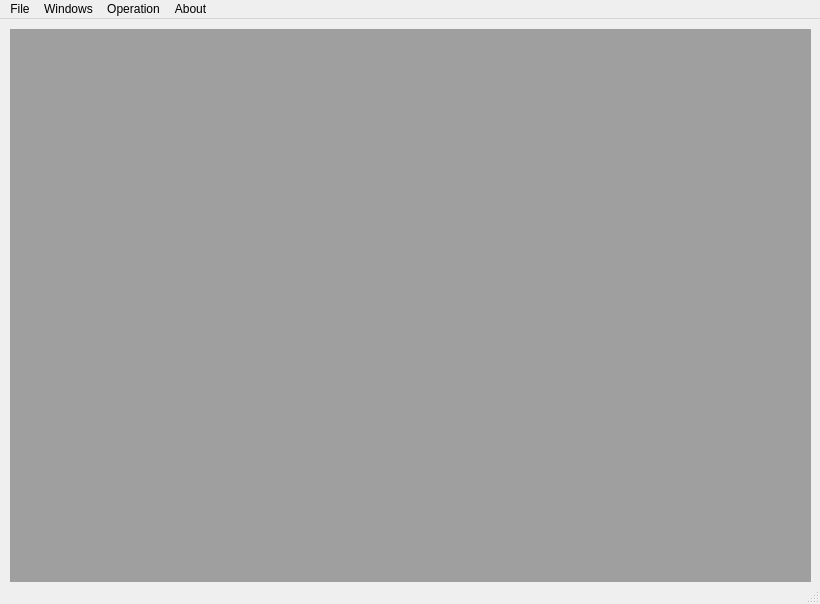
<?xml version="1.0" encoding="UTF-8"?>
<ui version="4.0">
 <class>MainWindow</class>
 <widget class="QMainWindow" name="MainWindow">
  <property name="geometry">
   <rect>
    <x>0</x>
    <y>0</y>
    <width>820</width>
    <height>604</height>
   </rect>
  </property>
  <property name="windowTitle">
   <string>MainWindow</string>
  </property>
  <widget class="QWidget" name="centralwidget">
   <widget class="QMdiArea" name="mdiArea">
    <property name="geometry">
     <rect>
      <x>10</x>
      <y>10</y>
      <width>801</width>
      <height>571</height>
     </rect>
    </property>
   </widget>
  </widget>
  <widget class="QMenuBar" name="menubar">
   <property name="geometry">
    <rect>
     <x>0</x>
     <y>0</y>
     <width>820</width>
     <height>21</height>
    </rect>
   </property>
   <widget class="QMenu" name="menuFile">
    <property name="title">
     <string>File</string>
    </property>
    <widget class="QMenu" name="menuOpen">
     <property name="title">
      <string>Open</string>
     </property>
     <addaction name="actionGrayscale"/>
     <addaction name="actionColor"/>
    </widget>
    <addaction name="menuOpen"/>
    <addaction name="actionSave"/>
    <addaction name="actionExit"/>
   </widget>
   <widget class="QMenu" name="menuWindow">
    <property name="title">
     <string>Windows</string>
    </property>
    <addaction name="actionCascade"/>
   </widget>
   <widget class="QMenu" name="menuOperation">
    <property name="title">
     <string>Operation</string>
    </property>
    <widget class="QMenu" name="menuThresholding">
     <property name="title">
      <string>Thresholding</string>
     </property>
     <addaction name="actionSet_value"/>
     <addaction name="action_calculate_Thresholding"/>
    </widget>
    <widget class="QMenu" name="menuBlur">
     <property name="title">
      <string>Blur</string>
     </property>
     <addaction name="actionSet_Kernel"/>
     <addaction name="actionBlur_Normal"/>
     <addaction name="actionBlur_Gaussian"/>
    </widget>
    <widget class="QMenu" name="menuEdge_operations">
     <property name="title">
      <string>Edge operations</string>
     </property>
     <widget class="QMenu" name="menuEdge_detection">
      <property name="title">
       <string>Edge detection</string>
      </property>
      <addaction name="actionLaplacian"/>
      <addaction name="actionSobel"/>
      <addaction name="actionCanny"/>
     </widget>
     <addaction name="menuEdge_detection"/>
     <addaction name="actionLinear_sharpening"/>
     <addaction name="actionDirectional_edge_detection"/>
     <addaction name="actionUniversal_linear_neighborhood_operation"/>
    </widget>
    <widget class="QMenu" name="menuMorphological_and_skeletonization">
     <property name="title">
      <string>Morphological and skeletonization</string>
     </property>
     <addaction name="actionErosion"/>
     <addaction name="actionDilation"/>
     <addaction name="actionMorphological_opening"/>
     <addaction name="actionMorphological_closure"/>
     <addaction name="actionSkeletonization"/>
    </widget>
    <widget class="QMenu" name="menuSegmentation">
     <property name="title">
      <string>Segmentation</string>
     </property>
     <addaction name="actionOtsu_thresholding"/>
    </widget>
    <addaction name="actionHistogram"/>
    <addaction name="actionStretching"/>
    <addaction name="actionEqualization"/>
    <addaction name="actionNegation"/>
    <addaction name="menuThresholding"/>
    <addaction name="actionPosterize"/>
    <addaction name="menuBlur"/>
    <addaction name="menuEdge_operations"/>
    <addaction name="menuMorphological_and_skeletonization"/>
    <addaction name="menuSegmentation"/>
   </widget>
   <widget class="QMenu" name="menuAbout">
    <property name="title">
     <string>About</string>
    </property>
    <addaction name="actionAutor"/>
   </widget>
   <addaction name="menuFile"/>
   <addaction name="menuWindow"/>
   <addaction name="menuOperation"/>
   <addaction name="menuAbout"/>
  </widget>
  <widget class="QStatusBar" name="statusbar"/>
  <action name="actionGrayscale">
   <property name="text">
    <string>Grayscale </string>
   </property>
  </action>
  <action name="actionColor">
   <property name="text">
    <string>Color</string>
   </property>
  </action>
  <action name="actionSave">
   <property name="text">
    <string>Save</string>
   </property>
  </action>
  <action name="actionExit">
   <property name="text">
    <string>Exit</string>
   </property>
  </action>
  <action name="actionCascade">
   <property name="text">
    <string>Cascade</string>
   </property>
  </action>
  <action name="actionHistogram">
   <property name="text">
    <string>Histogram</string>
   </property>
  </action>
  <action name="actionStretching">
   <property name="text">
    <string>Stretching</string>
   </property>
  </action>
  <action name="actionEqualization">
   <property name="text">
    <string>Equalization</string>
   </property>
  </action>
  <action name="actionNegation">
   <property name="text">
    <string>Negation</string>
   </property>
  </action>
  <action name="actionSet_value">
   <property name="text">
    <string>Set value</string>
   </property>
  </action>
  <action name="action_calculate_Thresholding">
   <property name="text">
    <string>Сalculate Thresholding</string>
   </property>
  </action>
  <action name="actionPosterize">
   <property name="text">
    <string>Posterize</string>
   </property>
  </action>
  <action name="actionBlur_Normal">
   <property name="text">
    <string>Blur(Normal)</string>
   </property>
  </action>
  <action name="actionBlur_Gaussian">
   <property name="text">
    <string>Blur(Gaussian)</string>
   </property>
  </action>
  <action name="actionSet_Kernel">
   <property name="text">
    <string>Set Kernel</string>
   </property>
  </action>
  <action name="actionAutor">
   <property name="text">
    <string>Autor</string>
   </property>
  </action>
  <action name="actionLaplacian">
   <property name="text">
    <string>Laplacian</string>
   </property>
  </action>
  <action name="actionSobel">
   <property name="text">
    <string>Sobel</string>
   </property>
  </action>
  <action name="actionCanny">
   <property name="text">
    <string>Canny</string>
   </property>
  </action>
  <action name="actionLinear_sharpening">
   <property name="text">
    <string>Linear sharpening</string>
   </property>
  </action>
  <action name="actionDirectional_edge_detection">
   <property name="text">
    <string>Directional edge detection</string>
   </property>
  </action>
  <action name="actionUniversal_linear_neighborhood_operation">
   <property name="text">
    <string>Universal linear neighborhood operation</string>
   </property>
  </action>
  <action name="actionErosion">
   <property name="text">
    <string>Erosion</string>
   </property>
  </action>
  <action name="actionDilation">
   <property name="text">
    <string>Dilation</string>
   </property>
  </action>
  <action name="actionMorphological_opening">
   <property name="text">
    <string>Morphological opening</string>
   </property>
  </action>
  <action name="actionMorphological_closure">
   <property name="text">
    <string>Morphological closure</string>
   </property>
  </action>
  <action name="actionSkeletonization">
   <property name="text">
    <string>Skeletonization</string>
   </property>
  </action>
  <action name="actionOtsu_thresholding">
   <property name="text">
    <string>Otsu thresholding</string>
   </property>
  </action>
 </widget>
 <resources/>
 <connections/>
</ui>
